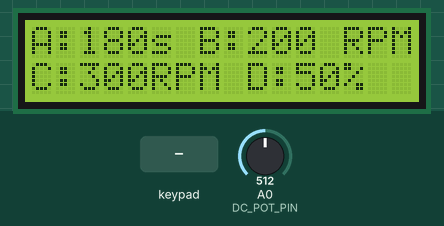
A sketch run on a simulated Arduino Uno, built with avr-gcc and run on an emulated ATmega328P. On the bench: 16×2 character LCD. The test bench sets the inputs (shaded band); at power-on: A0 (DC_POT_PIN) = 512. What the sketch prints to the serial monitor is not drawn.

Above: at 2.3 s.
2.4 s: key 'D' pressed
At 3.6 s:
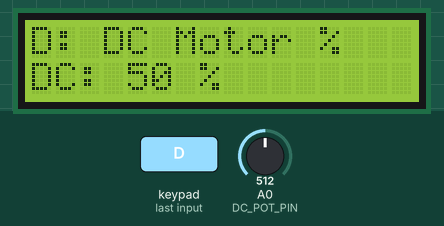
3.9 s: keypad keys 9 8 7 6 # pressed 0.4 s apart
At 6.1 s:
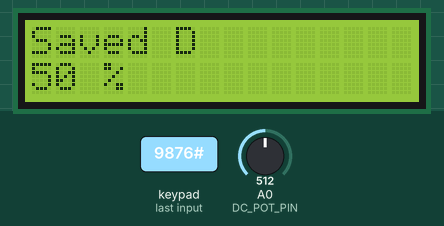
7.8 s: key 'A' pressed
At 8.8 s:
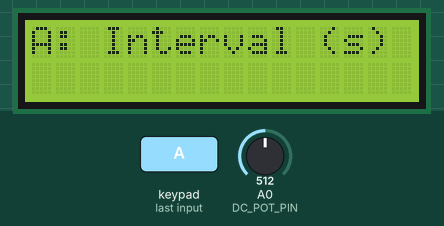
9.3 s: keypad keys 5 4 3 2 # pressed 0.4 s apart
At 11.5 s:
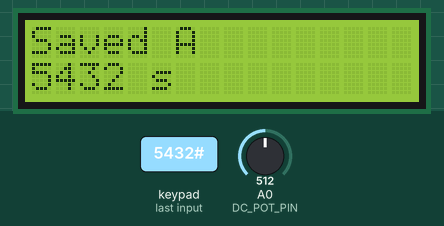
13.2 s: key 'B' pressed
At 14.1 s:
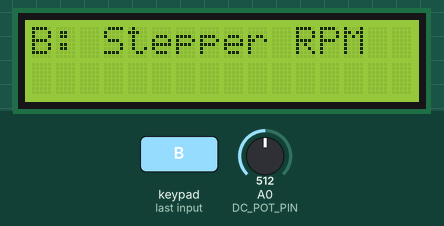
14.7 s: keypad keys 1 3 9 7 # pressed 0.4 s apart
At 16.9 s:
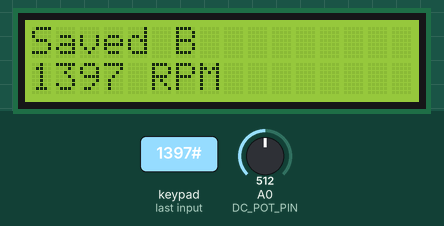
Timing chart, 0 to 18.4 s (numbered marks = the images above; inputs shaded):
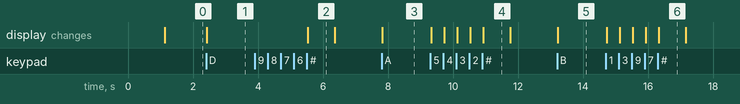

Measured:
- after the input at 2.4 s, the display: changes at once (image 1)
- after the input at 3.9 s, the display: changes after 1.6 s (image 2)
- after the input at 7.8 s, the display: changes at once (image 3)
- after the input at 9.3 s, the display: first changes at once (image 4 shows a later state)
- after the input at 13.2 s, the display: changes at once (image 5)
- after the input at 14.7 s, the display: first changes at once (image 6 shows a later state)
- what the display in image 2 shows lasts 0.9 s, from 5.5 s to 6.4 s

The sketch:

ShiningMachine.ino
```cpp
#include <Keypad.h>

#include <LiquidCrystal_I2C.h>

LiquidCrystal_I2C lcd(0x20, 16, 2);


// Keypad Setup
const byte ROWS = 4;
const byte COLS = 4;
char keys[ROWS][COLS] = {
  {'1','2','3','A'},
  {'4','5','6','B'},
  {'7','8','9','C'},
  {'*','0','#','D'}
};

byte rowPins[ROWS] = {9, 8, 7, 6}; // R1..R4
byte colPins[COLS] = {5, 4, 3, 2}; // C1..C4

Keypad keypad = Keypad(makeKeymap(keys), rowPins, colPins, ROWS, COLS);

// ----------------- Parameters (defaults) -----------------
unsigned long intervalSeconds = 180; // default: 180 s (3 minutes)
int stepperRPM = 200;           // default: 200 RPM
int servoRPM = 300;             // default: 300 RPM
int dcPercent = 50;                // default: 50%

// ----------------- Hardware pins -----------------
const uint8_t DC_POT_PIN = A0;      // potentiometer wiper
const uint8_t DC_PWM_PIN = 10;      // PWM to MOSFET/transistor (must be PWM-capable)

// ----------------- UI state -----------------
enum UIState { STATE_IDLE, STATE_INPUT };
UIState uiState = STATE_IDLE;

char currentParam = 0;    // 'A','B','C','D' when editing
String inputBuffer = "";  // digits being entered
unsigned long lastKeyMillis = 0;
const unsigned long inputTimeoutMs = 30000UL; // cancel editing after 30s of inactivity

// For D-mode update throttling
unsigned long lastPotUpdate = 0;
const unsigned long potUpdateIntervalMs = 120; // update display & pwm every 120

// Keypad Read Function
void readKeypad(){
  char key = keypad.getKey();
  if (key) {
    Serial.println(key);
  }
}
// ----------------- Helper functions -----------------
void showWelcome() {
  lcd.clear();
  lcd.setCursor(0,0);
  lcd.print("Shining Machine");
  lcd.setCursor(0,1);
  lcd.print("Press A to start");
}

void showMenu() {
  lcd.clear();
  lcd.setCursor(0,0);
  lcd.print("A:");
  lcd.print(intervalSeconds);
  lcd.print("s ");
  lcd.print("B:");
  lcd.print(stepperRPM);
  lcd.print(" RPM");
  lcd.setCursor(0,1);
  lcd.print("C:");
  lcd.print(servoRPM);
  lcd.print("RPM");
  lcd.print(" D:");
  lcd.print(dcPercent);
  lcd.print("%");
}

void showParamPrompt(char param) {
  lcd.clear();
  switch (param) {
    case 'A':
      lcd.setCursor(0,0); lcd.print("A: Interval (s)");
      lcd.setCursor(0,1); lcd.print(inputBuffer);
      break;
    case 'B':
      lcd.setCursor(0,0); lcd.print("B: Stepper RPM");
      lcd.setCursor(0,1); lcd.print(inputBuffer);
      break;
    case 'C':
      lcd.setCursor(0,0); lcd.print("C: Servo RPM");
      lcd.setCursor(0,1); lcd.print(inputBuffer);
      break;
    case 'D':
      lcd.setCursor(0,0); lcd.print("D: DC Motor %");
      lcd.setCursor(0,1); lcd.print(inputBuffer);
      break;
    default:
      showWelcome();
  }
}

void showSaved(char param) {
  lcd.clear();
  lcd.setCursor(0,0);
  lcd.print("Saved ");
  lcd.print(param);
  lcd.setCursor(0,1);
  switch (param) {
    case 'A': lcd.print(intervalSeconds); lcd.print(" s"); break;
    case 'B': lcd.print(stepperRPM); lcd.print(" RPM"); break;
    case 'C': lcd.print(servoRPM); lcd.print(" RPM"); break;
    case 'D': lcd.print(dcPercent); lcd.print(" %"); break;
  }
}
void cancelInput() {
  inputBuffer = "";
  currentParam = 0;
  uiState = STATE_IDLE;
  showMenu();
}

// ----------------- Setup -----------------
void setup() {
  pinMode(DC_PWM_PIN, OUTPUT);
  analogWrite(DC_PWM_PIN, 0); // ensure off
  // Initialize LCD
  lcd.init();        // initialize the lcd (for I2C)
  lcd.backlight();   // turn on backlight
  showWelcome();

  // Small startup delay and then show current menu
  delay(1000);
  showMenu();

  // (Optional) initialize serial for debugging
  Serial.begin(115200);
  Serial.println("Parameter UI started");
}

// ----------------- Utility -----------------
// Map 0..100% to PWM 0..255
uint8_t percentToPwm(int pct) {
  if (pct <= 0) return 0;
  if (pct >= 100) return 255;
  return (uint8_t) map(pct, 0, 100, 0, 255);
}

// Read pot and return 0..100 rounded
int readPotPercent() {
  int a = analogRead(DC_POT_PIN); // 0..1023
  int pct = map(a, 0, 1023, 0, 100);
  if (pct < 0) pct = 0;
  if (pct > 100) pct = 100;
  return pct;
}

// Update live DC motor from pot (call periodically)
void updateDcLive() {
  int pct = readPotPercent();
  uint8_t pwm = percentToPwm(pct);
  analogWrite(DC_PWM_PIN, pwm);
  Serial.println(pwm);

  // show live value on LCD (line 2 right side)
  // we avoid clearing whole LCD too often; write formatted value
  lcd.setCursor(0,1);
  lcd.print("DC:");
  if (pct < 10) lcd.print(" ");
  if (pct < 100) lcd.print(" ");
  lcd.print(pct);
  lcd.print(" %   "); // trailing spaces to clear old chars
}


// ----------------- Main loop -----------------
void loop() {
  char key = keypad.getKey();

  // If in D-mode input, update the pot-driven PWM regularly even if no key is pressed
  if (uiState == STATE_INPUT && currentParam == 'D') {
    unsigned long now = millis();
    if (now - lastPotUpdate >= potUpdateIntervalMs) {
      lastPotUpdate = now;
      updateDcLive();
    }
  }

  if (key) {
    lastKeyMillis = millis(); // reset inactivity timer

    // If not currently entering a parameter, A..D start editing
    if (uiState == STATE_IDLE) {
      if (key == 'A' || key == 'B' || key == 'C' || key == 'D') {
        currentParam = key;
        inputBuffer = ""; // start fresh for A/B/C
        uiState = STATE_INPUT;
        showParamPrompt(currentParam);

        // If entering D-mode, immediately start live update so motor runs
        if (currentParam == 'D') {
          // Force an immediate pot update and display
          updateDcLive();
        }
      } else {
        // other keys while idle: ignore
      }
    }
    else if (uiState == STATE_INPUT) {
      // Special handling for D-mode: use pot; only accept '#' to save or '*' to cancel
      if (currentParam == 'D') {
        if (key == '#') {
          // Save current pot value
          int pct = readPotPercent();
          dcPercent = pct;
          // stop motor after saving
          analogWrite(DC_PWM_PIN, 0);
          showSaved('D');
          delay(800);
          // return to menu
          currentParam = 0;
          uiState = STATE_IDLE;
          inputBuffer = "";
          showMenu();
        } else if (key == '*') {
          // cancel: turn off motor and return to menu
          analogWrite(DC_PWM_PIN, 0);
          cancelInput();
        } else {
          // ignore other keys in D-mode
        }
      }
      else {
        // Normal numeric input mode for A/B/C
        if (key >= '0' && key <= '9') {
          // Limit length (A: up to 6 digits; B/C RPM up to 4 digits)
          int maxDigits = (currentParam == 'A') ? 6 : 4;
          if (inputBuffer.length() < maxDigits) {
            inputBuffer += key;
          }
          showParamPrompt(currentParam);
        }
        else if (key == '*') {
          if (inputBuffer.length() > 0) {
            inputBuffer.remove(inputBuffer.length() - 1);
            showParamPrompt(currentParam);
          } else {
            // cancel editing
            cancelInput();
          }
        }
        else if (key == '#') {
          if (inputBuffer.length() == 0) {
            cancelInput();
          } else {
            long v = inputBuffer.toInt();
            // Clamp values
            if (currentParam == 'A') {
              if (v < 1) v = 1;
              intervalSeconds = (unsigned long)v;
            } else if (currentParam == 'B') {
              if (v < 0) v = 0;
              if (v > 1500) v = 1500;
              stepperRPM = (int)v;
            } else if (currentParam == 'C') {
              if (v < 0) v = 0;
              if (v > 1500) v = 1500;
              servoRPM = (int)v;
            }
            showSaved(currentParam);
            delay(800);
            currentParam = 0;
            inputBuffer = "";
            uiState = STATE_IDLE;
            showMenu();
          }
        }
      } // end non-D
    } // end STATE_INPUT
  } // end if key

  // Handle input timeout (abort editing if idle for too long)
  if (uiState == STATE_INPUT) {
    if (millis() - lastKeyMillis > inputTimeoutMs) {
      // If we were in D-mode, stop motor
      if (currentParam == 'D') analogWrite(DC_PWM_PIN, 0);
      lcd.clear();
      lcd.setCursor(0,0);
      lcd.print("Input timeout");
      delay(700);
      cancelInput();
    }
  }

  // short non-blocking delay
  delay(6);
}
```
